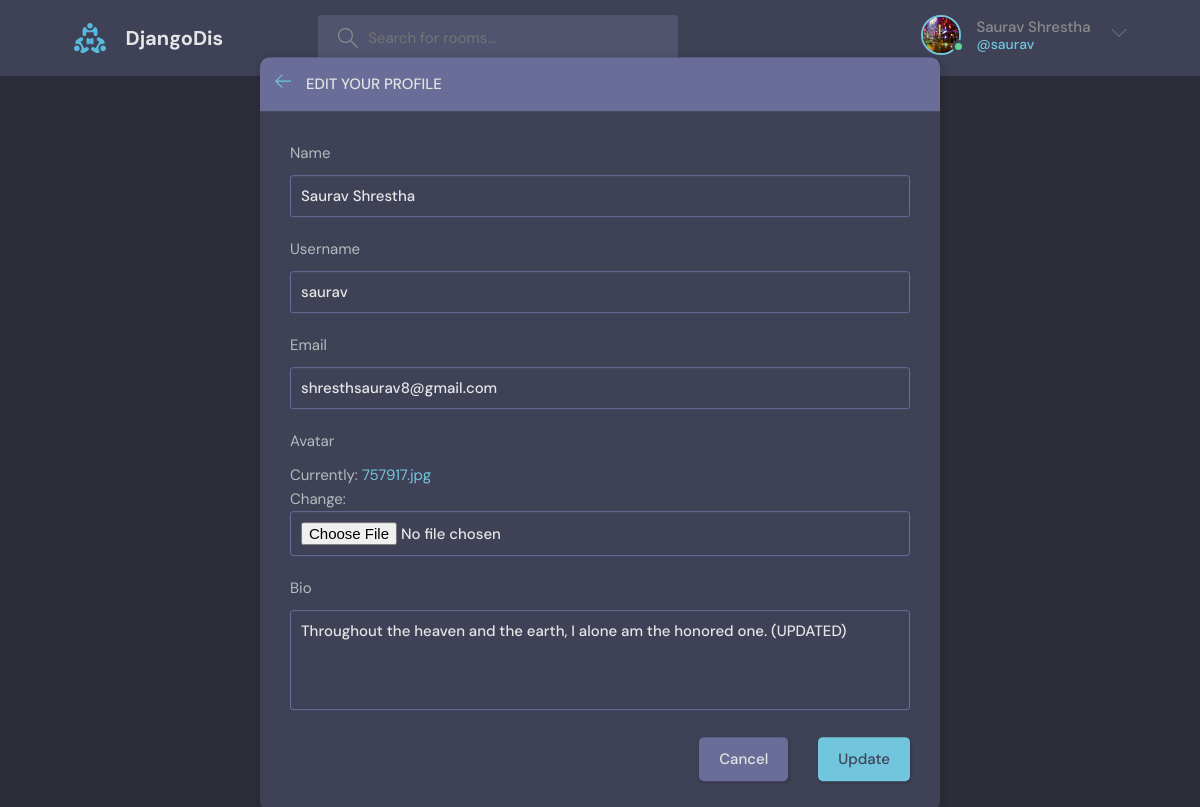
The page /update-user/ (signed in) on the database its author committed.
### base/models.py (models this page shows)
class User(AbstractUser):
    name = models.CharField(max_length=200, null=True)
    email = models.EmailField(unique=True)
    bio = models.TextField(null=True)
    avatar = models.ImageField(null=True, default="avatar.svg")
    USERNAME_FIELD = "email"
    REQUIRED_FIELDS = []

### base/views.py (the view)
# urls.py: path('update-user/', views.updateUser, name="update-user"),
@login_required(login_url='login')
def updateUser(request):
    user = request.user
    form = UserForm(instance=user)
    if request.method == "POST":
        form = UserForm(request.POST, request.FILES , instance=user)
        if form.is_valid():
            form.save()
            return redirect('user-profile',pk=user.id)
    return render(request, 'base/update_user.html',{'form':form})

### base/forms.py
class UserForm(ModelForm):
    class Meta:
        model = User
        fields = ['name','username','email','avatar','bio']

### base/templates/base/update_user.html (shortened to what this page needs)
{% extends 'main.html' %}
{% block content%}
    <main class="update-account layout">
        <div class="container">
            <div class="layout__box">
                <div class="layout__boxHeader">
                    <div class="layout__boxTitle">
                        <a href="{{ request.META.HTTP_REFERER }}">
                            <svg version="1.1" xmlns="http://www.w3.org/2000/svg" width="32" height="32"
                                viewBox="0 0 32 32">
                                <title>arrow-left</title>
                                <path
                                    d="M13.723 2.286l-13.723 13.714 13.719 13.714 1.616-1.611-10.96-10.96h27.625v-2.286h-27.625l10.965-10.965-1.616-1.607z">
                                </path>
                            </svg>
                        </a>
                        <h3>Edit your profile</h3>
                    </div>
                </div>
                <div class="layout__body">
                    <form class="form" action="#" method="POST" enctype="multipart/form-data">
                        {% for field in form %}
                            <div class="form__group">
                                <label for="username">{{field.label}}</label>
                                {{field}}
                            </div>
                        {% endfor %}
                        <div class="form__action">
                            <a class="btn btn--dark" href="index.html">Cancel</a>
                            <button class="btn btn--main" type="submit">Update</button>
                        </div>
                    </form>
                </div>
            </div>
        </div>
    </main>
{% endblock content %}

### templates/nav.html (shortened to what this page needs)
{% load static %}
<header class="header header--loggedIn">
    <div class="container">
      <a href="{% url 'home' %}" class="header__logo">
        <img src="{% static 'img/logo.svg' %}" />
        <h1>DjangoDis</h1>
      </a>
      <form class="header__search" action="{% url 'home' %}" method="GET" >
        <label>
          <input placeholder="Search for rooms..." name="nam"/>
        </label>
      </form>
      <nav class="header__menu">
        {% if request.user.is_authenticated %}
        <div class="header__user">
          <a href="{% url 'user-profile' request.user.id %}">
            <div class="avatar avatar--medium active">
              <img src="{{ request.user.avatar.url }}" />
            </div>
            <p>{{ request.user.name }}<span>@{{ request.user.username }}</span></p>
          </a>
          <button class="dropdown-button">
            <svg version="1.1" xmlns="http://www.w3.org/2000/svg" width="32" height="32" viewBox="0 0 32 32">
              <title>chevron-down</title>
              <path d="M16 21l-13-13h-3l16 16 16-16h-3l-13 13z"></path>
            </svg>
          </button>
        </div>
        {% else %}
        <a href="{% url 'login' %}">
          <img src="{% static 'img/avatar.svg' %}" />
          <p>Login</p>
        </a>
        {% endif %}
      </nav>
    </div>
  </header>

### rows shown on the page
User: user.avatar (picture), user.name "Saurav Shrestha", user.username "saurav", form "Saurav Shrestha" "saurav" "shresthsaurav8@gmail.com" "Throughout the heaven and the earth, I alone am the honored one. (UPDATED)"

### other values the page prints
{{ field.label }} "Name" "Username" "Email" "Avatar" "Bio"
